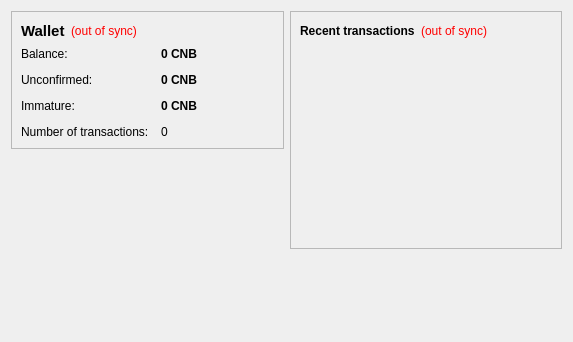
<?xml version="1.0" encoding="UTF-8"?>
<ui version="4.0">
 <class>OverviewPage</class>
 <widget class="QWidget" name="OverviewPage">
  <property name="geometry">
   <rect>
    <x>0</x>
    <y>0</y>
    <width>573</width>
    <height>342</height>
   </rect>
  </property>
  <property name="windowTitle">
   <string>Form</string>
  </property>
  <layout class="QHBoxLayout" name="horizontalLayout" stretch="1,1">
   <item>
    <layout class="QVBoxLayout" name="verticalLayout_2">
     <item>
      <widget class="QFrame" name="frame">
       <property name="frameShape">
        <enum>QFrame::StyledPanel</enum>
       </property>
       <property name="frameShadow">
        <enum>QFrame::Raised</enum>
       </property>
       <layout class="QVBoxLayout" name="verticalLayout_4">
        <item>
         <layout class="QHBoxLayout" name="horizontalLayout_4">
          <item>
           <widget class="QLabel" name="label_5">
            <property name="font">
             <font>
              <pointsize>11</pointsize>
              <weight>75</weight>
              <bold>true</bold>
             </font>
            </property>
            <property name="text">
             <string>Wallet</string>
            </property>
           </widget>
          </item>
          <item>
           <widget class="QLabel" name="labelWalletStatus">
            <property name="toolTip">
             <string>The displayed information may be out of date. Your wallet automatically synchronizes with the canabit network after a connection is established, but this process has not completed yet.</string>
            </property>
            <property name="styleSheet">
             <string notr="true">QLabel { color: red; }</string>
            </property>
            <property name="text">
             <string notr="true">(out of sync)</string>
            </property>
            <property name="alignment">
             <set>Qt::AlignLeading|Qt::AlignLeft|Qt::AlignVCenter</set>
            </property>
           </widget>
          </item>
          <item>
           <spacer name="horizontalSpacer_2">
            <property name="orientation">
             <enum>Qt::Horizontal</enum>
            </property>
            <property name="sizeHint" stdset="0">
             <size>
              <width>40</width>
              <height>20</height>
             </size>
            </property>
           </spacer>
          </item>
         </layout>
        </item>
        <item>
         <layout class="QFormLayout" name="formLayout_2">
          <property name="fieldGrowthPolicy">
           <enum>QFormLayout::AllNonFixedFieldsGrow</enum>
          </property>
          <property name="horizontalSpacing">
           <number>12</number>
          </property>
          <property name="verticalSpacing">
           <number>12</number>
          </property>
          <item row="0" column="0">
           <widget class="QLabel" name="label">
            <property name="text">
             <string>Balance:</string>
            </property>
           </widget>
          </item>
          <item row="0" column="1">
           <widget class="QLabel" name="labelBalance">
            <property name="font">
             <font>
              <weight>75</weight>
              <bold>true</bold>
             </font>
            </property>
            <property name="cursor">
             <cursorShape>IBeamCursor</cursorShape>
            </property>
            <property name="toolTip">
             <string>Your current balance</string>
            </property>
            <property name="text">
             <string notr="true">0 CNB</string>
            </property>
            <property name="textInteractionFlags">
             <set>Qt::LinksAccessibleByMouse|Qt::TextSelectableByKeyboard|Qt::TextSelectableByMouse</set>
            </property>
           </widget>
          </item>
          <item row="1" column="0">
           <widget class="QLabel" name="label_3">
            <property name="text">
             <string>Unconfirmed:</string>
            </property>
           </widget>
          </item>
          <item row="1" column="1">
           <widget class="QLabel" name="labelUnconfirmed">
            <property name="font">
             <font>
              <weight>75</weight>
              <bold>true</bold>
             </font>
            </property>
            <property name="cursor">
             <cursorShape>IBeamCursor</cursorShape>
            </property>
            <property name="toolTip">
             <string>Total of transactions that have yet to be confirmed, and do not yet count toward the current balance</string>
            </property>
            <property name="text">
             <string notr="true">0 CNB</string>
            </property>
            <property name="textInteractionFlags">
             <set>Qt::LinksAccessibleByMouse|Qt::TextSelectableByKeyboard|Qt::TextSelectableByMouse</set>
            </property>
           </widget>
          </item>
          <item row="3" column="0">
           <widget class="QLabel" name="label_2">
            <property name="text">
             <string>Number of transactions:</string>
            </property>
           </widget>
          </item>
          <item row="3" column="1">
           <widget class="QLabel" name="labelNumTransactions">
            <property name="toolTip">
             <string>Total number of transactions in wallet</string>
            </property>
            <property name="text">
             <string notr="true">0</string>
            </property>
           </widget>
          </item>
          <item row="2" column="0">
           <widget class="QLabel" name="labelImmatureText">
            <property name="text">
             <string>Immature:</string>
            </property>
           </widget>
          </item>
          <item row="2" column="1">
           <widget class="QLabel" name="labelImmature">
            <property name="font">
             <font>
              <weight>75</weight>
              <bold>true</bold>
             </font>
            </property>
            <property name="toolTip">
             <string>Mined balance that has not yet matured</string>
            </property>
            <property name="text">
             <string notr="true">0 CNB</string>
            </property>
            <property name="textInteractionFlags">
             <set>Qt::LinksAccessibleByMouse|Qt::TextSelectableByKeyboard|Qt::TextSelectableByMouse</set>
            </property>
           </widget>
          </item>
         </layout>
        </item>
       </layout>
      </widget>
     </item>
     <item>
      <spacer name="verticalSpacer">
       <property name="orientation">
        <enum>Qt::Vertical</enum>
       </property>
       <property name="sizeHint" stdset="0">
        <size>
         <width>20</width>
         <height>40</height>
        </size>
       </property>
      </spacer>
     </item>
    </layout>
   </item>
   <item>
    <layout class="QVBoxLayout" name="verticalLayout_3">
     <item>
      <widget class="QFrame" name="frame_2">
       <property name="frameShape">
        <enum>QFrame::StyledPanel</enum>
       </property>
       <property name="frameShadow">
        <enum>QFrame::Raised</enum>
       </property>
       <layout class="QVBoxLayout" name="verticalLayout">
        <item>
         <layout class="QHBoxLayout" name="horizontalLayout_2">
          <item>
           <widget class="QLabel" name="label_4">
            <property name="text">
             <string>&lt;b&gt;Recent transactions&lt;/b&gt;</string>
            </property>
           </widget>
          </item>
          <item>
           <widget class="QLabel" name="labelTransactionsStatus">
            <property name="toolTip">
             <string>The displayed information may be out of date. Your wallet automatically synchronizes with the canabit network after a connection is established, but this process has not completed yet.</string>
            </property>
            <property name="styleSheet">
             <string notr="true">QLabel { color: red; }</string>
            </property>
            <property name="text">
             <string notr="true">(out of sync)</string>
            </property>
            <property name="alignment">
             <set>Qt::AlignRight|Qt::AlignTrailing|Qt::AlignVCenter</set>
            </property>
           </widget>
          </item>
          <item>
           <spacer name="horizontalSpacer">
            <property name="orientation">
             <enum>Qt::Horizontal</enum>
            </property>
            <property name="sizeHint" stdset="0">
             <size>
              <width>40</width>
              <height>20</height>
             </size>
            </property>
           </spacer>
          </item>
         </layout>
        </item>
        <item>
         <widget class="QListView" name="listTransactions">
          <property name="styleSheet">
           <string notr="true">QListView { background: transparent; }</string>
          </property>
          <property name="frameShape">
           <enum>QFrame::NoFrame</enum>
          </property>
          <property name="verticalScrollBarPolicy">
           <enum>Qt::ScrollBarAlwaysOff</enum>
          </property>
          <property name="horizontalScrollBarPolicy">
           <enum>Qt::ScrollBarAlwaysOff</enum>
          </property>
          <property name="selectionMode">
           <enum>QAbstractItemView::NoSelection</enum>
          </property>
         </widget>
        </item>
       </layout>
      </widget>
     </item>
     <item>
      <spacer name="verticalSpacer_2">
       <property name="orientation">
        <enum>Qt::Vertical</enum>
       </property>
       <property name="sizeHint" stdset="0">
        <size>
         <width>20</width>
         <height>40</height>
        </size>
       </property>
      </spacer>
     </item>
    </layout>
   </item>
  </layout>
 </widget>
 <resources/>
 <connections/>
</ui>
